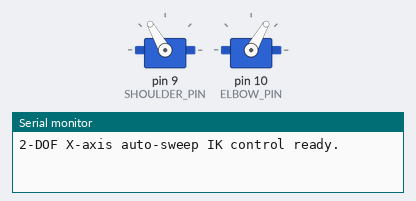
Recording of a sketch running on a simulated Arduino Uno, built with avr-gcc and run on an emulated ATmega328P. On the bench: 2 × servo, the last lines printed to the serial monitor.

Above: at 0.05 s.
At 4.65 s:
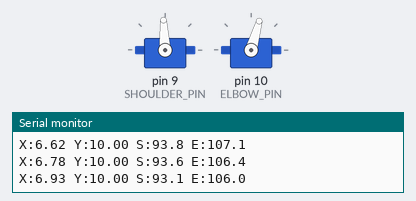
At 9.35 s:
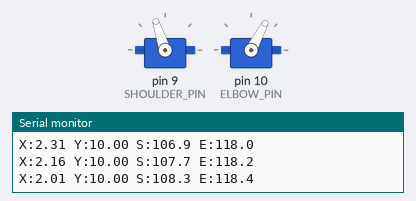
At 19.25 s:
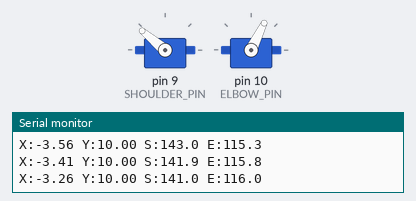
Timing chart, 0 to 27.7 s (numbered marks = the images above):
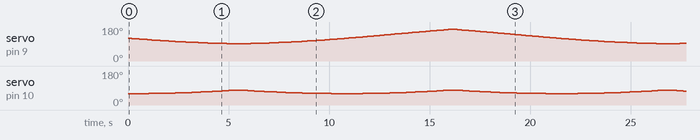

The sketch:

robotic_arm.ino
```cpp
#include <Servo.h>

/*
  2-DOF Planar Arm (L1 = 10 cm, L2 = 10 cm)
  -------------------------------------------------
  - Shoulder servo: MG996R on pin 9
  - Elbow servo:    MG90S on pin 10

  Control strategy:
  1) End effector is commanded automatically along Cartesian x.
     Cartesian y is held at a fixed safe value.
  2) Inverse kinematics converts (x, y) -> (shoulder, elbow angles).
  3) Movement is updated at a fixed interval using millis() (non-blocking).
  4) Workspace and servo limits are enforced to prevent invalid commands.
  5) Angle interpolation + slew limits keep motion smooth.
*/

Servo shoulderServo;
Servo elbowServo;

// ---------------- Hardware pins ----------------
const uint8_t SHOULDER_PIN = 9;
const uint8_t ELBOW_PIN = 10;

// ---------------- Arm geometry (cm) ----------------
const float L1 = 10.0f;
const float L2 = 10.0f;

// ---------------- Servo angle limits (degrees) ----------------
const float SHOULDER_MIN_DEG = 0.0f;
const float SHOULDER_MAX_DEG = 180.0f;
const float ELBOW_MIN_DEG = 0.0f;
const float ELBOW_MAX_DEG = 180.0f;

// These offsets convert mathematical IK angles to your mechanical servo zero.
// Tune once if your physical "zero" differs.
const float SHOULDER_ZERO_OFFSET_DEG = 90.0f;
const float ELBOW_ZERO_OFFSET_DEG = 0.0f;

// ---------------- Control timing ----------------
const uint16_t CONTROL_PERIOD_MS = 10; // ~100 Hz updates for faster, smoother response
unsigned long lastControlMs = 0;

// ---------------- Cartesian motion tuning ----------------
const float FIXED_Y_CM = 10.0f;         // keep Y fixed at a safe value
const float X_MIN_CM = -8.0f;           // safe X sweep range, inside reachable workspace
const float X_MAX_CM = 8.0f;
const float X_SWEEP_SPEED_CM_S = 1.5f;  // slow auto motion along X
int8_t xDirection = 1;

// ---------------- Servo smoothing / anti-jitter ----------------
const float MAX_SHOULDER_STEP_DEG = 1.2f; // max change per control tick (1-2 deg/cycle)
const float MAX_ELBOW_STEP_DEG = 1.6f;    // max change per control tick (1-2 deg/cycle)
const float TARGET_LPF_CUTOFF_HZ = 3.0f;  // low-pass filter cutoff for IK angle targets
const float ANGLE_INTERP_RATE = 12.0f;    // interpolation speed (1/s) toward filtered target
const float ANGLE_DEADBAND_DEG = 0.20f;   // ignore tiny angle errors to avoid chatter
const float WRITE_EPS_DEG = 0.20f;        // do not rewrite tiny changes

// Desired (commanded) end-effector position (cm)
float targetX = 0.0f;
float targetY = FIXED_Y_CM;

// Current commanded servo angles (deg)
float shoulderCmdDeg = SHOULDER_ZERO_OFFSET_DEG;
float elbowCmdDeg = ELBOW_ZERO_OFFSET_DEG;
float shoulderInterpDeg = SHOULDER_ZERO_OFFSET_DEG;
float elbowInterpDeg = ELBOW_ZERO_OFFSET_DEG;
float shoulderFilteredTargetDeg = SHOULDER_ZERO_OFFSET_DEG;
float elbowFilteredTargetDeg = ELBOW_ZERO_OFFSET_DEG;

// ---------------- Utility helpers ----------------
float clampf(float v, float lo, float hi) {
  if (v < lo) return lo;
  if (v > hi) return hi;
  return v;
}

float moveToward(float current, float target, float maxStep) {
  float delta = target - current;
  if (fabs(delta) <= maxStep) return target;
  return current + (delta > 0.0f ? maxStep : -maxStep);
}

float toElbowServoDeg(float elbowIkDeg) {
  // Flip elbow servo direction at final write stage only.
  return clampf(180.0f - elbowIkDeg, ELBOW_MIN_DEG, ELBOW_MAX_DEG);
}

// Keep target point in reachable annulus for a 2-link arm.
// Reachable radius: |L1-L2| <= r <= (L1+L2)
void enforceWorkspace(float &x, float &y) {
  float r = sqrt(x * x + y * y);
  const float rMin = fabs(L1 - L2) + 0.5f; // +margin avoids singularity at full fold
  const float rMax = (L1 + L2) - 0.5f;     // -margin avoids singularity at full stretch

  if (r < 1e-4f) {
    x = rMin;
    y = 0.0f;
    return;
  }

  if (r < rMin) {
    float s = rMin / r;
    x *= s;
    y *= s;
  } else if (r > rMax) {
    float s = rMax / r;
    x *= s;
    y *= s;
  }
}

/*
  Inverse Kinematics for planar 2-link arm
  ----------------------------------------
  Given end-effector target (x, y):

  1) Compute elbow angle using law of cosines:
     cos(theta2) = (x^2 + y^2 - L1^2 - L2^2) / (2 L1 L2)

  2) Select elbow configuration:
     theta2 = acos(cos(theta2))  (elbow-down branch)

  3) Compute shoulder angle:
     theta1 = atan2(y, x) - atan2(L2*sin(theta2), L1 + L2*cos(theta2))

  Returns true if a valid solution exists.
*/
bool solveIK(float x, float y, float &shoulderDegOut, float &elbowDegOut) {
  float c2 = (x * x + y * y - L1 * L1 - L2 * L2) / (2.0f * L1 * L2);

  // Numerical safety clamp.
  c2 = clampf(c2, -1.0f, 1.0f);

  // Elbow-down solution branch.
  float theta2 = acos(c2);

  float k1 = L1 + L2 * cos(theta2);
  float k2 = L2 * sin(theta2);
  float theta1 = atan2(y, x) - atan2(k2, k1);

  float shoulderDeg = degrees(theta1) + SHOULDER_ZERO_OFFSET_DEG;
  float elbowDeg = degrees(theta2) + ELBOW_ZERO_OFFSET_DEG;

  shoulderDegOut = shoulderDeg;
  elbowDegOut = elbowDeg;

  // Solution exists mathematically, but still enforce servo limits.
  if (shoulderDegOut < SHOULDER_MIN_DEG || shoulderDegOut > SHOULDER_MAX_DEG) return false;
  if (elbowDegOut < ELBOW_MIN_DEG || elbowDegOut > ELBOW_MAX_DEG) return false;

  return true;
}

void setup() {
  Serial.begin(115200);

  shoulderServo.attach(SHOULDER_PIN);
  elbowServo.attach(ELBOW_PIN);

  // Start from current target by solving IK once.
  float sDeg = SHOULDER_ZERO_OFFSET_DEG;
  float eDeg = ELBOW_ZERO_OFFSET_DEG;
  enforceWorkspace(targetX, targetY);
  if (solveIK(targetX, targetY, sDeg, eDeg)) {
    shoulderCmdDeg = sDeg;
    elbowCmdDeg = eDeg;
    shoulderInterpDeg = sDeg;
    elbowInterpDeg = eDeg;
    shoulderFilteredTargetDeg = sDeg;
    elbowFilteredTargetDeg = eDeg;
  }

  shoulderServo.write((int)round(clampf(shoulderCmdDeg, SHOULDER_MIN_DEG, SHOULDER_MAX_DEG)));
  elbowServo.write((int)round(toElbowServoDeg(elbowCmdDeg)));

  Serial.println(F("2-DOF X-axis auto-sweep IK control ready."));
  lastControlMs = millis();
}

void loop() {
  unsigned long now = millis();
  if (now - lastControlMs < CONTROL_PERIOD_MS) {
    return; // non-blocking: do nothing until next control tick
  }

  float dt = (now - lastControlMs) / 1000.0f;
  lastControlMs = now;

  // For robust filtering and interpolation in case of occasional loop jitter.
  dt = clampf(dt, 0.001f, 0.10f);

  // 1) Auto-sweep X back and forth; hold Y constant.
  targetY = FIXED_Y_CM;
  targetX += xDirection * X_SWEEP_SPEED_CM_S * dt;

  if (targetX >= X_MAX_CM) {
    targetX = X_MAX_CM;
    xDirection = -1;
  } else if (targetX <= X_MIN_CM) {
    targetX = X_MIN_CM;
    xDirection = 1;
  }

  // 2) Workspace safety clamp for the full (x, y) point.
  enforceWorkspace(targetX, targetY);

  // Keep Y fixed after workspace enforcement while still bounding X to requested range.
  targetY = FIXED_Y_CM;
  targetX = clampf(targetX, X_MIN_CM, X_MAX_CM);

  // 3) IK solve for target angles
  float shoulderTargetDeg = shoulderCmdDeg;
  float elbowTargetDeg = elbowCmdDeg;
  bool ok = solveIK(targetX, targetY, shoulderTargetDeg, elbowTargetDeg);

  if (ok) {
    // 4) Low-pass filter IK targets to suppress high-frequency jitter.
    float lpfTau = 1.0f / (2.0f * PI * TARGET_LPF_CUTOFF_HZ);
    float lpfAlpha = clampf(dt / (lpfTau + dt), 0.0f, 1.0f);
    shoulderFilteredTargetDeg += lpfAlpha * (shoulderTargetDeg - shoulderFilteredTargetDeg);
    elbowFilteredTargetDeg += lpfAlpha * (elbowTargetDeg - elbowFilteredTargetDeg);

    // 5) Interpolate filtered target angles, then apply per-joint slew limits.
    float interpAlpha = clampf(ANGLE_INTERP_RATE * dt, 0.0f, 1.0f);
    shoulderInterpDeg += interpAlpha * (shoulderFilteredTargetDeg - shoulderInterpDeg);
    elbowInterpDeg += interpAlpha * (elbowFilteredTargetDeg - elbowInterpDeg);

    // 6) Deadband suppresses tiny repeated updates around steady-state.
    float shoulderSlewTargetDeg = shoulderInterpDeg;
    float elbowSlewTargetDeg = elbowInterpDeg;
    if (fabs(shoulderSlewTargetDeg - shoulderCmdDeg) < ANGLE_DEADBAND_DEG) {
      shoulderSlewTargetDeg = shoulderCmdDeg;
    }
    if (fabs(elbowSlewTargetDeg - elbowCmdDeg) < ANGLE_DEADBAND_DEG) {
      elbowSlewTargetDeg = elbowCmdDeg;
    }

    shoulderCmdDeg = moveToward(shoulderCmdDeg, shoulderSlewTargetDeg, MAX_SHOULDER_STEP_DEG);
    elbowCmdDeg = moveToward(elbowCmdDeg, elbowSlewTargetDeg, MAX_ELBOW_STEP_DEG);

    shoulderCmdDeg = clampf(shoulderCmdDeg, SHOULDER_MIN_DEG, SHOULDER_MAX_DEG);
    elbowCmdDeg = clampf(elbowCmdDeg, ELBOW_MIN_DEG, ELBOW_MAX_DEG);

    static float lastWrittenShoulder = -1000.0f;
    static float lastWrittenElbow = -1000.0f;

    if (fabs(shoulderCmdDeg - lastWrittenShoulder) > WRITE_EPS_DEG) {
      shoulderServo.write((int)round(shoulderCmdDeg));
      lastWrittenShoulder = shoulderCmdDeg;
    }

    if (fabs(elbowCmdDeg - lastWrittenElbow) > WRITE_EPS_DEG) {
      float elbowServoDeg = toElbowServoDeg(elbowCmdDeg);
      elbowServo.write((int)round(elbowServoDeg));
      lastWrittenElbow = elbowCmdDeg;
    }
  }

  // Optional lightweight telemetry at ~10 Hz
  static uint8_t debugDivider = 0;
  debugDivider++;
  if (debugDivider >= 10) {
    debugDivider = 0;
    Serial.print(F("X:")); Serial.print(targetX, 2);
    Serial.print(F(" Y:")); Serial.print(targetY, 2);
    Serial.print(F(" S:")); Serial.print(shoulderCmdDeg, 1);
    Serial.print(F(" E:")); Serial.println(elbowCmdDeg, 1);
  }
}
```
